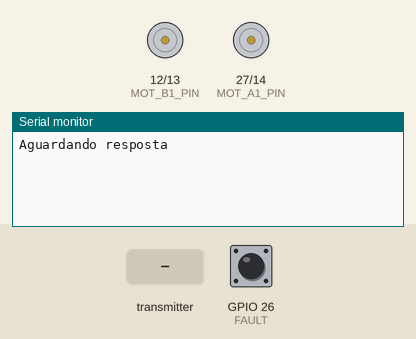
Simulated run of this sketch. Board: ESP32. On the bench: motor-driver pin pairs drawn as motors (green arrow = first pin HIGH = forward, orange = second pin HIGH = backward, longer = more drive), the last lines printed to the serial monitor. Inputs (shaded band) come from the test bench; at power-on: GPIO 26 (FAULT) HIGH. No radio packets arrive unless stated.

Above: at 1.2 s.
1.3 s: the transmitter starts sending leftX = 0
At 1.31 s:
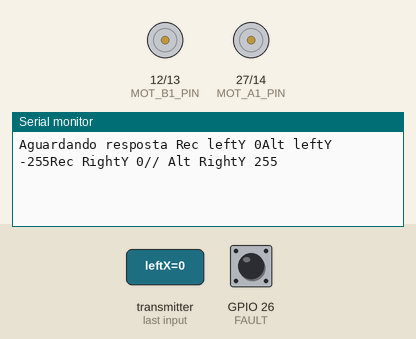
4.3 s: the transmitter starts sending leftY = 1024
At 4.31 s:
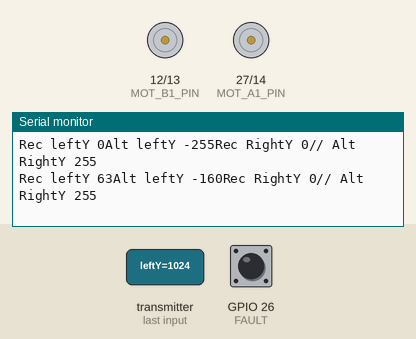
7.3 s: the transmitter starts sending rightY = 1024
At 7.31 s:
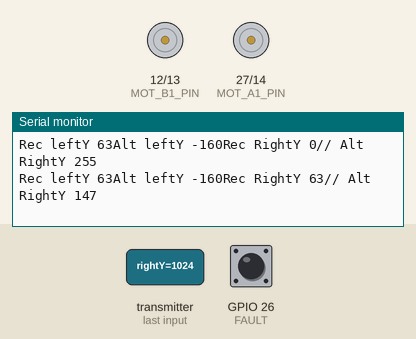
10.3 s: the transmitter starts sending leftY = 0
At 10.31 s:
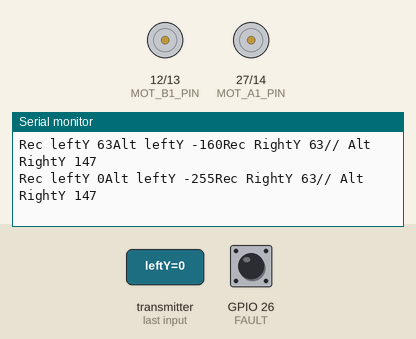
13.3 s: the transmitter starts sending rightY = 2048
At 13.31 s:
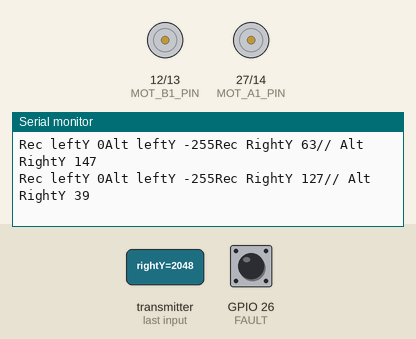
16.3 s: the transmitter starts sending leftY = 4095
At 16.31 s:
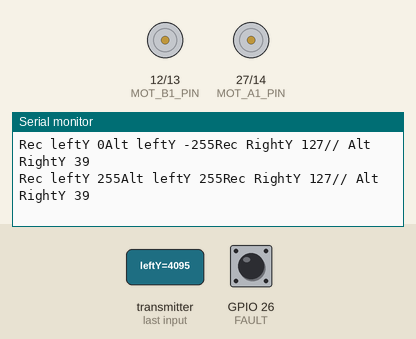
Timing chart, 0 to 19.3 s (numbered marks = the images above; inputs shaded):
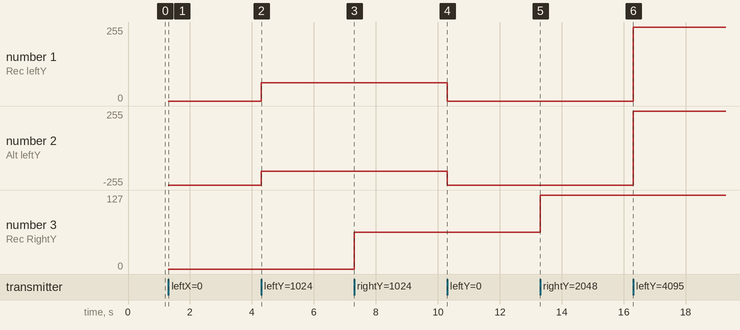

Measured:
- after the input at 1.3 s, the serial monitor: prints a new line at once (image 1)
- after the input at 4.3 s, the serial monitor: prints a new line at once (image 2)
- after the input at 7.3 s, the serial monitor: prints a new line at once (image 3)
- after the input at 10.3 s, the serial monitor: prints a new line at once (image 4)
- after the input at 13.3 s, the serial monitor: prints a new line at once (image 5)
- after the input at 16.3 s, the serial monitor: prints a new line at once (image 6)
- plotted number 1: 0 → 63 after the input at 4.3 s, 63 → 0 after the input at 10.3 s, 0 → 255 after the input at 16.3 s
- plotted number 2: -255 → -160 after the input at 4.3 s, -160 → -255 after the input at 10.3 s, -255 → 255 after the input at 16.3 s

The sketch:

Cod_Hockey_Receptor.ino
```cpp
#include <SPI.h>
#include <nRF24L01.h>
#include <RF24.h>

#define MOT_A1_PIN 27
#define MOT_A2_PIN 14
#define MOT_B1_PIN 12
#define MOT_B2_PIN 13
#define SLEEP 25
#define FAULT 26

RF24 radio(4, 5);

const uint64_t address[6] = {0x7878787878LL,
0XB3B4B5B6F1LL,
0xB3B4B5B6CDLL,
0XB3B4B5B6A3LL,
0XB3B4B5B60FLL,
0xB3B4B5B605LL
};


struct MyData
{
  int leftX;
  int leftY;
  int rightX;
  int rightY;
};
MyData data;

int joytickLeft = 0;
int joytickRight = 0;

void setup()
{
  // Set all the motor control inputs to OUTPUT
  pinMode(MOT_A1_PIN, OUTPUT);
  pinMode(MOT_A2_PIN, OUTPUT);
  pinMode(MOT_B1_PIN, OUTPUT);
  pinMode(MOT_B2_PIN, OUTPUT);
  pinMode(SLEEP, OUTPUT);
  pinMode(FAULT, INPUT_PULLUP);

  // Turn off motors - Initial state
  digitalWrite(MOT_A1_PIN, LOW);
  digitalWrite(MOT_A2_PIN, LOW);
  digitalWrite(MOT_B1_PIN, LOW);
  digitalWrite(MOT_B2_PIN, LOW);
  digitalWrite(SLEEP, HIGH);

  Serial.begin(115200);
  Serial.print("Aguardando resposta ");

  while(!radio.begin()){
    Serial.println(".");
    radio.begin();                  //Starting the Wireless communication
    delay(500);
  }
  radio.openReadingPipe(1, address[0]);   //Setting the address at which we will receive the data
  radio.setPALevel(RF24_PA_MIN);       //You can set this as minimum or maximum depending on the distance between the transmitter and receiver.
  radio.startListening();              //This sets the module as receiver
}

int recvData()
{
  if (radio.available() )
  {
    radio.read(&data, sizeof(MyData));
    return 1;
  }else{
    return 0;
  }
}

void loop()
{

  if(recvData()){
    data.leftY = map(data.leftY, 0, 4095, 0, 255);
    data.rightY = map((data.rightY), 0, 4095, 0, 255);

    //JOYSTICK ESQUERDO MAPEAMENTO PARA DRIVE MOTOR
    if(data.leftY > 170 && data.leftY < 190){
      joytickLeft = 0;
    }
    if(data.leftY > 190){
      joytickLeft = map((data.leftY), 190, 255, 0, 255);
    }
    if(data.leftY < 170){
      joytickLeft = map((data.leftY), 170, 0, 0, -255);
    }

    //JOYSTICK DIREITO MAPEAMENTO PARA DRIVE MOTOR
    if(data.rightY > 170 && data.rightY < 190){
      joytickRight = 0;
    }
    if(data.rightY > 190){
      joytickRight = map((data.rightY), 190, 255, 0, -255);
    }
    if(data.rightY < 150){
      joytickRight = map((data.rightY), 150, 0, 0, 255);
    }


    if(digitalRead(FAULT)){   //Alguma falha ocorrendo? Não...


      Serial.print("Rec leftY ");
      Serial.print(data.leftY);

      Serial.print("Alt leftY ");
      Serial.print(joytickLeft);

      Serial.print("Rec RightY ");
      Serial.print(data.rightY);

      Serial.print("// Alt RightY ");
      Serial.println(joytickRight);

      if(joytickRight == 0 && joytickLeft == 0){
        digitalWrite(SLEEP, LOW); //para o motor
        spin_and_wait(0, 0);
      }else if(joytickRight == 0){
        digitalWrite(SLEEP, HIGH); //habilita
        spin_and_wait(joytickLeft, 0);
      }else if(joytickLeft == 0){
        digitalWrite(SLEEP, HIGH); //habilita
        spin_and_wait(0, joytickRight);
      }else{
        digitalWrite(SLEEP, HIGH); //habilita
        spin_and_wait(joytickLeft, joytickRight);
      }


    }else{   //Senão, existe falha
      digitalWrite(SLEEP, LOW); //para o motor
      spin_and_wait(0, 0);
    }

  }else{
    digitalWrite(SLEEP, LOW); //para o motor
    spin_and_wait(0, 0);
  }


}
/// Set the current on a motor channel using PWM and directional logic.
///
/// \param pwm    PWM duty cycle ranging from -255 full reverse to 255 full forward
/// \param IN1_PIN  pin number xIN1 for the given channel
/// \param IN2_PIN  pin number xIN2 for the given channel
void set_motor_pwm(int pwm, int IN1_PIN, int IN2_PIN)
{
  if (pwm < 0) {  // reverse speeds
    analogWrite(IN1_PIN, -pwm);
    digitalWrite(IN2_PIN, LOW);

  } else { // stop or forward
    digitalWrite(IN1_PIN, LOW);
    analogWrite(IN2_PIN, pwm);
  }
}

/// Set the current on both motors.
///
/// \param pwm_A  motor A PWM, -255 to 255
/// \param pwm_B  motor B PWM, -255 to 255
void set_motor_currents(int pwm_A, int pwm_B)
{
  set_motor_pwm(pwm_A, MOT_A1_PIN, MOT_A2_PIN);
  set_motor_pwm(pwm_B, MOT_B1_PIN, MOT_B2_PIN);
}

/// Simple primitive for the motion sequence to set a speed and wait for an interval.
///
/// \param pwm_A  motor A PWM, -255 to 255
/// \param pwm_B  motor B PWM, -255 to 255
/// \param duration delay in milliseconds
void spin_and_wait(int pwm_A, int pwm_B)
{
  set_motor_currents(pwm_A, pwm_B);
}
```
